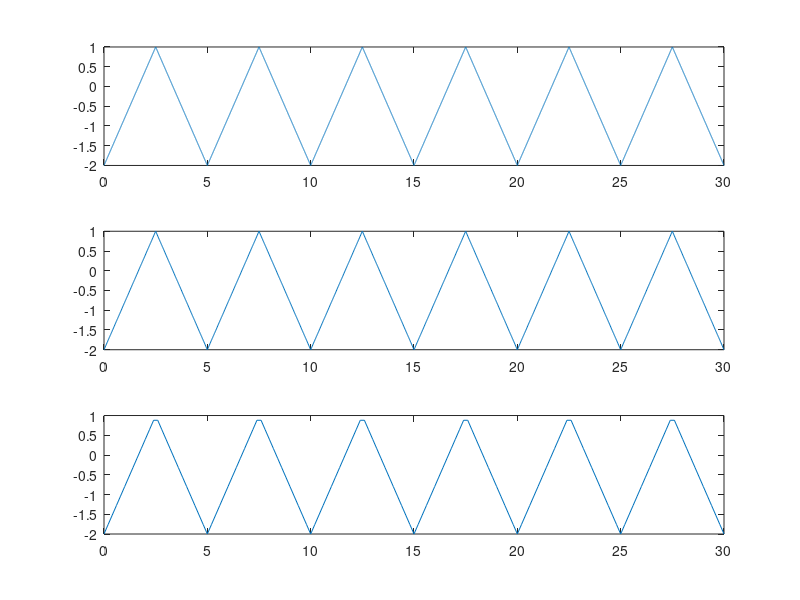

Write MATLAB code to recreate this figure.
%reprezentare semnal triunghiular de perioada 5s, cu pasul 0.002
T=5
t = 0:0.002:30;
x = 1.5*(sawtooth(2*pi*t/T, 0.5)-1)+1; 
subplot(3,1,1)
plot(t,x)

%reprezentare semnal triunghiular de perioada 5s, cu pasul 0.02
T=5
t = 0:0.02:30;
x = 1.5*(sawtooth(2*pi*t/T, 0.5)-1)+1;
subplot(3,1,2)
plot(t,x)

%reprezentare semnal triunghiular de perioada 5s, cu pasul 0.2
T=5
t = 0:0.2:30;
x = 1.5*(sawtooth(2*pi*t/T, 0.5)-1)+1;
subplot(3,1,3)
plot(t,x)

